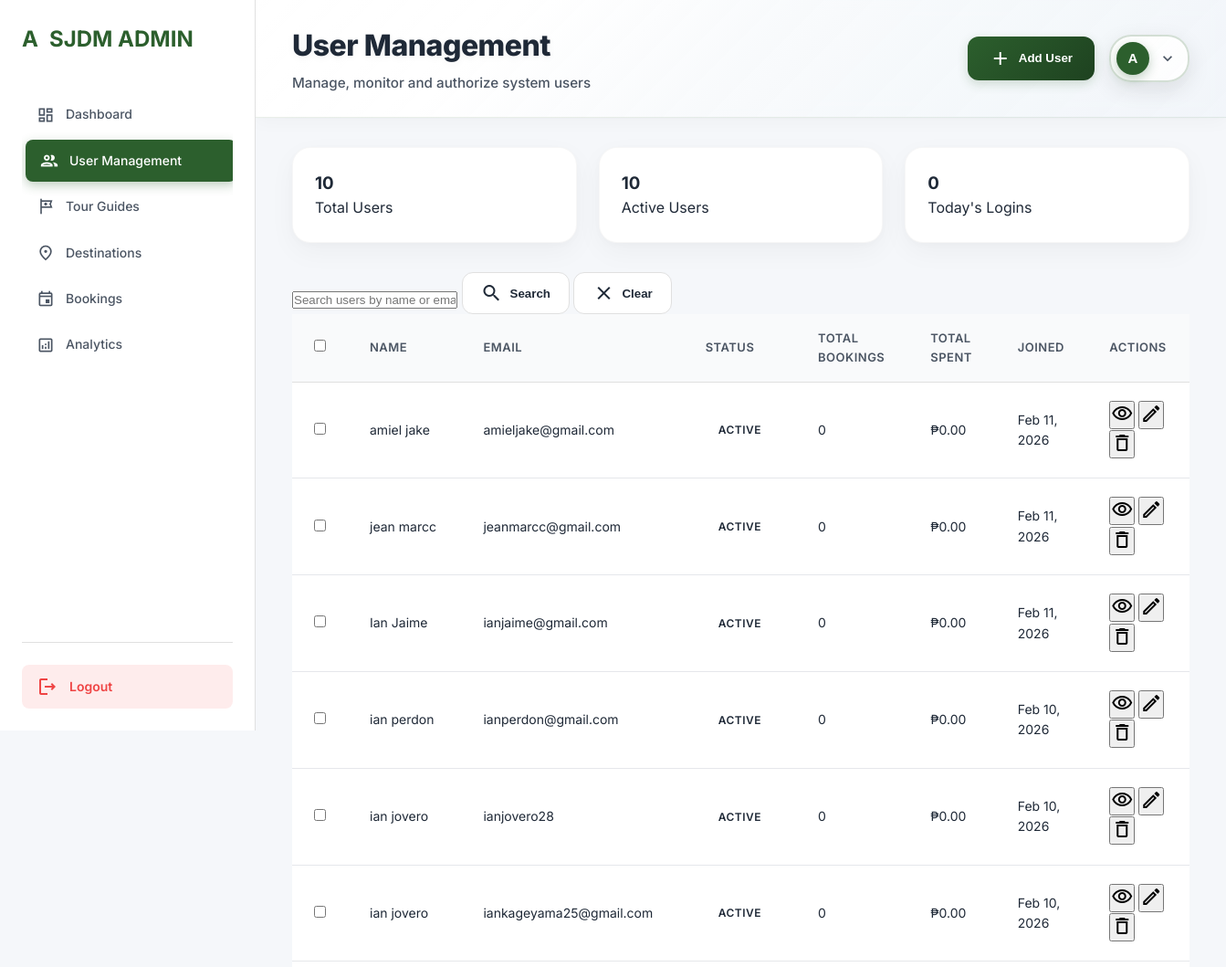
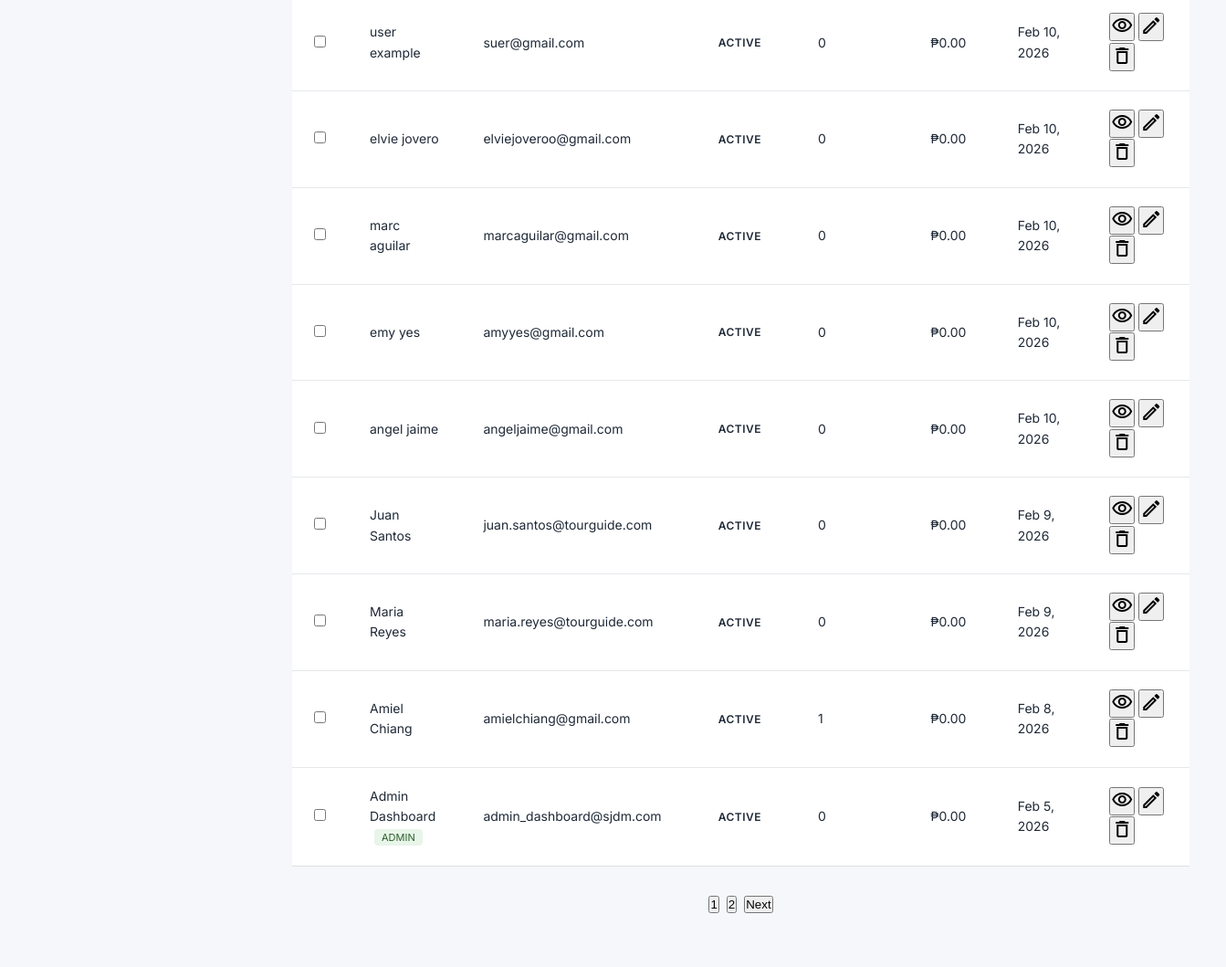
/admin/user-management.php (signed in), run on the app's committed database (2 pictures, top to bottom).
### tables this page shows
CREATE TABLE `admin_menu_items` (
  `id` int(11) NOT NULL,
  `menu_name` varchar(100) NOT NULL,
  `menu_icon` varchar(50) DEFAULT NULL,
  `menu_url` varchar(200) NOT NULL,
  `display_order` int(11) DEFAULT 0,
  `is_active` tinyint(1) DEFAULT 1,
  `parent_id` int(11) DEFAULT 0,
  `created_at` timestamp NOT NULL DEFAULT current_timestamp(),
  `updated_at` timestamp NOT NULL DEFAULT current_timestamp() ON UPDATE current_timestamp()
);

CREATE TABLE `users` (
  `id` int(11) NOT NULL,
  `first_name` varchar(50) NOT NULL,
  `last_name` varchar(50) NOT NULL,
  `email` varchar(100) NOT NULL,
  `password` varchar(255) NOT NULL,
  `user_type` enum('user','admin','tour_guide') DEFAULT 'user',
  `status` enum('active','inactive','suspended') DEFAULT 'active',
  `created_at` timestamp NOT NULL DEFAULT current_timestamp(),
  `updated_at` timestamp NOT NULL DEFAULT current_timestamp() ON UPDATE current_timestamp(),
  `last_login` timestamp NULL DEFAULT NULL,
  `preferences_set` tinyint(1) DEFAULT 0
);

### admin/user-management.php (the view, shortened to what this page needs)
<?php
function getAdminConnection()
{
    return getDatabaseConnection();
}
function getUsersList($conn, $page = 1, $limit = 15, $search = '')
{
    $offset = ($page - 1) * $limit;
    $search = $conn->real_escape_string($search);
    $usersQuery = "SELECT u.*, a.admin_mark,
                   (SELECT COUNT(*) FROM bookings WHERE user_id = u.id) as total_bookings,
                   (SELECT SUM(total_amount) FROM bookings WHERE user_id = u.id AND status = 'completed') as total_spent
                   FROM users u
                   LEFT JOIN admin_users a ON u.id = a.user_id WHERE 1=1";
    $usersQuery .= " ORDER BY u.created_at DESC LIMIT $limit OFFSET $offset";
    $usersResult = $conn->query($usersQuery);
    $countQuery = "SELECT COUNT(*) as total FROM users WHERE 1=1";
    $countResult = $conn->query($countQuery);
    $totalCount = $countResult->fetch_assoc()['total'];
    $totalPages = ceil($totalCount / $limit);
    $users = [];
    while ($row = $usersResult->fetch_assoc()) {
        $users[] = $row;
    }
    return [
        'users' => $users,
        'pagination' => [
            'current_page' => $page,
            'total_pages' => $totalPages,
            'total_count' => $totalCount,
            'limit' => $limit
        ]
    ];
}
function getAdminStats($conn)
{
    $stats = [];
    $result = $conn->query("SELECT COUNT(*) as total FROM users WHERE user_type = 'user'");
    $stats['totalUsers'] = $result->fetch_assoc()['total'];
    $result = $conn->query("SELECT COUNT(*) as total FROM users WHERE user_type = 'user' AND status = 'active'");
    $stats['activeUsers'] = $result->fetch_assoc()['total'];
    $result = $conn->query("SELECT COUNT(*) as total FROM bookings");
    $stats['totalBookings'] = $result->fetch_assoc()['total'];
    $result = $conn->query("SELECT COUNT(DISTINCT user_id) as total FROM login_activity WHERE DATE(login_time) = CURDATE() AND status = 'success'");
    $stats['todayLogins'] = $result->fetch_assoc()['total'];
    $result = $conn->query("SELECT COUNT(*) as total FROM tour_guides");
    $stats['totalGuides'] = $result->fetch_assoc()['total'];
    $result = $conn->query("SELECT COUNT(*) as total FROM tourist_spots");
    $stats['totalDestinations'] = $result->fetch_assoc()['total'];
    return $stats;
}
$conn = getAdminConnection();
$dbSettings = [];
$result = $conn->query("SELECT setting_key, setting_value FROM admin_dashboard_settings");
if ($result) {
    while ($row = $result->fetch_assoc()) {
        $dbSettings[$row['setting_key']] = $row['setting_value'];
    }
}
$umSettings = [];
$result = $conn->query("SELECT setting_key, setting_value FROM user_management_settings");
if ($result) {
    while ($row = $result->fetch_assoc()) {
        $umSettings[$row['setting_key']] = $row['setting_value'];
    }
}
$logoText = $dbSettings['admin_logo_text'] ?? 'SJDM ADMIN';
$moduleTitle = $umSettings['module_title'] ?? 'User Management';
$moduleSubtitle = $umSettings['module_subtitle'] ?? 'Manage system users';
$adminMark = $umSettings['admin_mark_label'] ?? 'A';
$menuItems = [];
$result = $conn->query("SELECT * FROM admin_menu_items WHERE is_active = 1 ORDER BY display_order ASC");
if ($result) {
    while ($row = $result->fetch_assoc()) {
        $menuItems[] = $row;
    }
}
$page = isset($_GET['page']) ? max(1, intval($_GET['page'])) : 1;
$limit = intval($umSettings['default_user_limit'] ?? 15);
$search = isset($_GET['search']) ? $conn->real_escape_string($_GET['search']) : '';
$usersData = getUsersList($conn, $page, $limit, $search);
$users = $usersData['users'];
$pagination = $usersData['pagination'];
$stats = getAdminStats($conn);
?>
<!DOCTYPE html>
<html lang="en">
<head>
    <link rel="stylesheet" href="admin-styles.css">
</head>
<body>
    <div class="admin-container">
        <aside class="sidebar">
            <div class="sidebar-header">
                <div class="logo">
                    <div class="mark-icon"><?php echo $adminMark; ?></div>
                    <span><?php echo $logoText; ?></span>
                </div>
            </div>
            <nav class="sidebar-nav">
                <?php foreach ($menuItems as $item):
                    if (stripos($item['menu_name'], 'hotels') !== false || stripos($item['menu_url'], 'hotels') !== false ||
                        stripos($item['menu_name'], 'settings') !== false || stripos($item['menu_url'], 'settings') !== false ||
                        stripos($item['menu_name'], 'reports') !== false || stripos($item['menu_url'], 'reports') !== false) {
                        continue;
                    }
                    $isActive = basename($_SERVER['PHP_SELF']) == $item['menu_url'] ? 'active' : '';
                    ?>
                    <a href="<?php echo $item['menu_url']; ?>" class="nav-item <?php echo $isActive; ?>">
                        <span class="material-icons-outlined"><?php echo $item['menu_icon']; ?></span>
                        <span><?php echo $item['menu_name']; ?></span>
                    </a>
                <?php endforeach; ?>
            </nav>
            <div class="sidebar-footer">
                <a href="logout.php" class="logout-btn">
                    <span class="material-icons-outlined">logout</span>
                    <span>Logout</span>
                </a>
            </div>
        </aside>
        <main class="main-content">
            <header class="top-bar">
                <div class="page-title">
                    <h1><?php echo $moduleTitle; ?></h1>
                    <p><?php echo $moduleSubtitle; ?></p>
                </div>
                <div class="top-bar-actions">
                    <button class="btn-primary" onclick="showAddUserModal()">
                        <span class="material-icons-outlined">add</span>
                        Add User
                    </button>
                    <div class="profile-dropdown">
                        <button class="profile-button" id="adminProfileButton">
                            <div class="profile-avatar"><?php echo isset($adminMark) ? substr($adminMark, 0, 1) : 'A'; ?></div>
                            <span class="material-icons-outlined">expand_more</span>
                        </button>
                    </div>
                </div>
            </header>
            <div class="content-area">
                <div class="stats-grid">
                    <div class="stat-card">
                        <h3><?php echo $stats['totalUsers']; ?></h3>
                        <p>Total Users</p>
                    </div>
                    <div class="stat-card">
                        <h3><?php echo $stats['activeUsers']; ?></h3>
                        <p>Active Users</p>
                    </div>
                    <div class="stat-card">
                        <h3><?php echo $stats['todayLogins']; ?></h3>
                        <p>Today's Logins</p>
                    </div>
                </div>
                <div class="search-bar">
                    <input type="text" id="searchInput" placeholder="Search users by name or email..."
                        value="<?php echo htmlspecialchars($search); ?>">
                    <button class="btn-secondary" onclick="searchUsers()">
                        <span class="material-icons-outlined">search</span>
                        Search
                    </button>
                    <button class="btn-secondary" onclick="clearSearch()">
                        <span class="material-icons-outlined">clear</span>
                        Clear
                    </button>
                </div>
                <div class="table-container">
                    <table class="data-table">
                        <thead>
                            <tr>
                                <th>
                                    <input type="checkbox" id="selectAll" onchange="toggleSelectAll()">
                                </th>
                                <th>Name</th>
                                <th>Email</th>
                                <th>Status</th>
                                <th>Total Bookings</th>
                                <th>Total Spent</th>
                                <th>Joined</th>
                                <th>Actions</th>
                            </tr>
                        </thead>
                        <tbody>
                            <?php foreach ($users as $user): ?>
                                <tr>
                                    <td>
                                        <input type="checkbox" class="user-checkbox" value="<?php echo $user['id']; ?>">
                                    </td>
                                    <td><?php echo htmlspecialchars($user['first_name'] . ' ' . $user['last_name']); ?>
                                        <?php if ($user['user_type'] == 'admin'): ?>
                                            <span class="badge" style="background: var(--primary-light); color: var(--primary); padding: 2px 8px; border-radius: 4px; font-size: 11px; margin-left: 5px;">ADMIN</span>
                                        <?php endif; ?>
                                    </td>
                                    <td><?php echo htmlspecialchars($user['email']); ?></td>
                                    <td>
                                        <span class="status-badge status-<?php echo $user['status']; ?>">
                                            <?php echo ucfirst($user['status']); ?>
                                        </span>
                                    </td>
                                    <td><?php echo $user['total_bookings']; ?></td>
                                    <td>₱<?php echo number_format($user['total_spent'] ?? 0, 2); ?></td>
                                    <td><?php echo date('M j, Y', strtotime($user['created_at'])); ?></td>
                                    <td>
                                        <div class="action-buttons">
                                            <button class="btn-icon" onclick="viewUser(<?php echo $user['id']; ?>)"
                                                title="View">
                                                <span class="material-icons-outlined">visibility</span>
                                            </button>
                                            <button class="btn-icon" onclick="editUser(<?php echo $user['id']; ?>)"
                                                title="Edit">
                                                <span class="material-icons-outlined">edit</span>
                                            </button>
                                            <button class="btn-icon" onclick="deleteUser(<?php echo $user['id']; ?>)"
                                                title="Delete">
                                                <span class="material-icons-outlined">delete</span>
                                            </button>
                                        </div>
                                    </td>
                                </tr>
                            <?php endforeach; ?>
                        </tbody>
                    </table>
                </div>
                <?php if ($pagination['total_pages'] > 1): ?>
                    <div class="pagination">
                        <?php for ($i = 1; $i <= $pagination['total_pages']; $i++): ?>
                            <button onclick="goToPage(<?php echo $i; ?>)" <?php echo $i == $pagination['current_page'] ? 'class="active"' : ''; ?>>
                                <?php echo $i; ?>
                            </button>
                        <?php endfor; ?>
                        <?php if ($pagination['current_page'] < $pagination['total_pages']): ?>
                            <button onclick="goToPage(<?php echo $pagination['current_page'] + 1; ?>)">Next</button>
                        <?php endif; ?>
                    </div>
                <?php endif; ?>
            </div>
        </main>
    </div>
</body>
</html>

### data on the page
admin_menu_items: menu_name "Dashboard"
admin_menu_items: menu_name "User Management"
admin_menu_items: menu_name "Tour Guides"
admin_menu_items: menu_name "Destinations"
admin_menu_items: menu_name "Bookings"
admin_menu_items: menu_name "Analytics"
users: first_name+last_name "amiel jake", email "amieljake@gmail.com", status "ACTIVE", total_bookings "0", total_spent "0.00", created_at "Feb 11, 2026"
users: first_name+last_name "jean marcc", email "jeanmarcc@gmail.com", status "ACTIVE", total_bookings "0", total_spent "0.00", created_at "Feb 11, 2026"
users: first_name+last_name "Ian Jaime", email "ianjaime@gmail.com", status "ACTIVE", total_bookings "0", total_spent "0.00", created_at "Feb 11, 2026"
users: first_name+last_name "ian perdon", email "ianperdon@gmail.com", status "ACTIVE", total_bookings "0", total_spent "0.00", created_at "Feb 10, 2026"
users: first_name+last_name "ian jovero", email "ianjovero28", status "ACTIVE", total_bookings "0", total_spent "0.00", created_at "Feb 10, 2026"
users: first_name+last_name "ian jovero", email "iankageyama25@gmail.com", status "ACTIVE", total_bookings "0", total_spent "0.00", created_at "Feb 10, 2026"
users: first_name+last_name "user example", email "suer@gmail.com", status "ACTIVE", total_bookings "0", total_spent "0.00", created_at "Feb 10, 2026"
users: first_name+last_name "elvie jovero", email "elviejoveroo@gmail.com", status "ACTIVE", total_bookings "0", total_spent "0.00", created_at "Feb 10, 2026"
users: first_name+last_name "marc aguilar", email "marcaguilar@gmail.com", status "ACTIVE", total_bookings "0", total_spent "0.00", created_at "Feb 10, 2026"
users: first_name+last_name "emy yes", email "amyyes@gmail.com", status "ACTIVE", total_bookings "0", total_spent "0.00", created_at "Feb 10, 2026"
users: first_name+last_name "angel jaime", email "angeljaime@gmail.com", status "ACTIVE", total_bookings "0", total_spent "0.00", created_at "Feb 10, 2026"
users: first_name+last_name "Juan Santos", email "juan.santos@tourguide.com", status "ACTIVE", total_bookings "0", total_spent "0.00", created_at "Feb 9, 2026"
users: first_name+last_name "Maria Reyes", email "maria.reyes@tourguide.com", status "ACTIVE", total_bookings "0", total_spent "0.00", created_at "Feb 9, 2026"
users: first_name+last_name "Amiel Chiang", email "amielchiang@gmail.com", status "ACTIVE", total_bookings "1", total_spent "0.00", created_at "Feb 8, 2026"
users: first_name+last_name "Admin Dashboard", user_type "ADMIN", email "admin_dashboard@sjdm.com", status "ACTIVE", total_bookings "0", total_spent "0.00", created_at "Feb 5, 2026"

### other printed values
$adminMark "A"
$logoText "SJDM ADMIN"
$moduleTitle "User Management"
$moduleSubtitle "Manage, monitor and authorize system users"
substr($adminMark, 0, 1) "A"
$stats['totalUsers'] "10"
$stats['activeUsers'] "10"
$stats['todayLogins'] "0"
